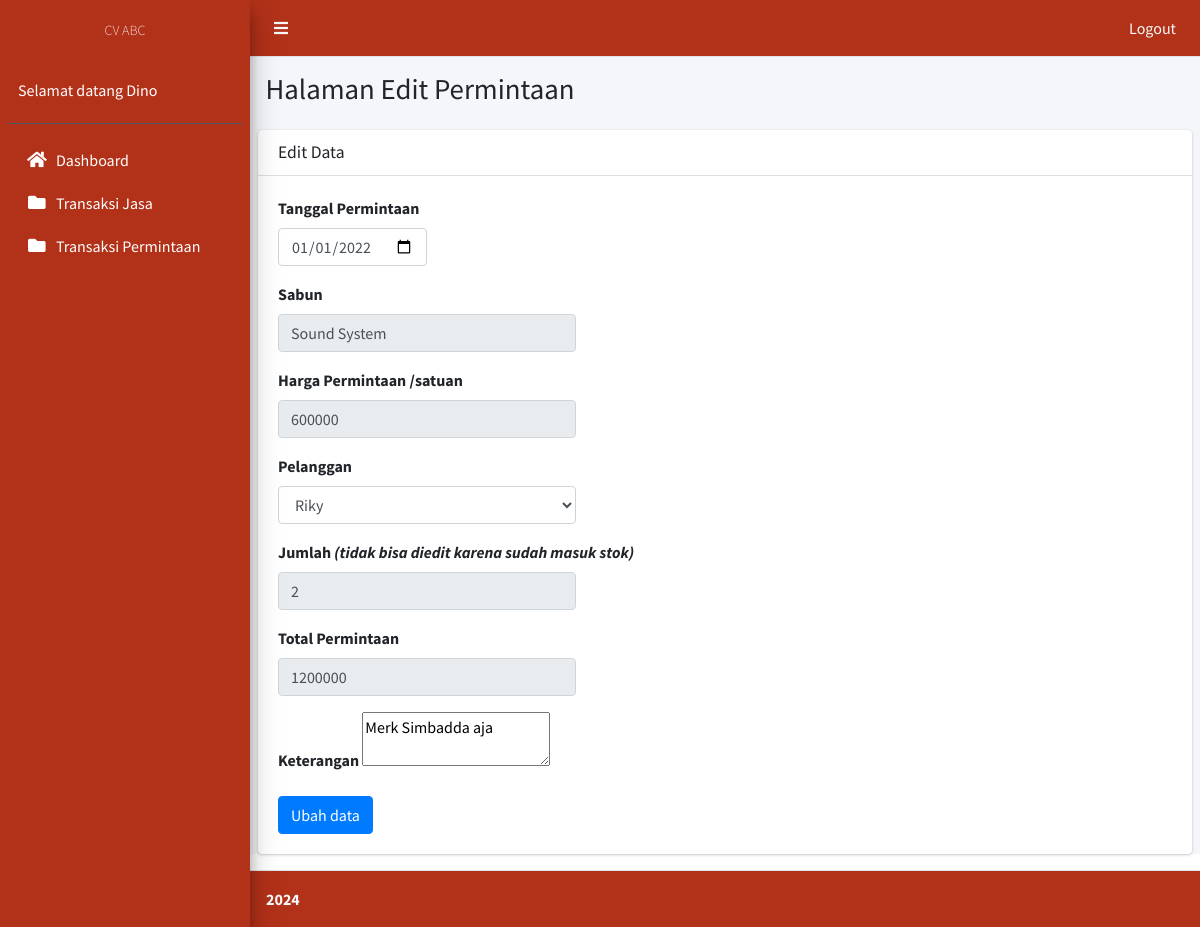
/permintaan-edit.php?id=1 (signed in), run on the app's committed database.
### tables this page shows
CREATE TABLE `permintaan` (
  `id` int(11) NOT NULL,
  `pelanggan_id` int(11) DEFAULT NULL,
  `barang_id` int(11) DEFAULT NULL,
  `tgl_permintaan` date DEFAULT NULL,
  `jumlah_minta` int(11) DEFAULT NULL,
  `ket` text DEFAULT NULL,
  `total_permintaan` varchar(150) DEFAULT NULL
);

CREATE TABLE `daftar_barang` (
  `id` int(11) NOT NULL,
  `nama` varchar(100) DEFAULT NULL,
  `harga_beli` varchar(50) NOT NULL,
  `harga_jual` varchar(50) DEFAULT NULL,
  `satuan` varchar(50) DEFAULT NULL
);

CREATE TABLE `pelanggan` (
  `id` int(11) NOT NULL,
  `kode` varchar(50) DEFAULT NULL,
  `nik` varchar(150) DEFAULT NULL,
  `nama` varchar(150) DEFAULT NULL,
  `alamat` text DEFAULT NULL,
  `hp` varchar(18) DEFAULT NULL,
  `username` varchar(50) DEFAULT NULL,
  `password` varchar(50) DEFAULT NULL,
  `verifikasi` enum('sudah_verifikasi','waiting','data_tidak_valid') DEFAULT NULL,
  `email` varchar(100) DEFAULT NULL,
  `tgl_daftar` date DEFAULT NULL,
  `jenkel` enum('Pria','Wanita') NOT NULL
);

### permintaan-edit.php (the view, shortened to what this page needs)
<?php
  include('templates/header.php');
  include('templates/sidebar.php');
?>
  <div class="content-wrapper">
    <section class="content-header">
      <div class="container-fluid">
        <div class="row mb-2">
          <div class="col-sm-6">
            <h1>Halaman Edit Permintaan</h1>
          </div>
        </div>
      </div>
    </section>
    <section class="content">
      <div class="card">
        <div class="card-header">
          <h3 class="card-title">Edit Data</h3>
        </div>
        <div class="card-body">
          <?php
          include('koneksi.php');
          $id = $_GET['id'];
          $data   = mysqli_query($koneksi, "select permintaan.*, daftar_barang.nama, daftar_barang.harga_jual from permintaan join daftar_barang on daftar_barang.id = permintaan.barang_id where permintaan.id = '$id' limit 1");
          $row  = mysqli_fetch_assoc($data);
          ?>
          <form action="" method="post" role="form">
            <div class="form-group">
              <label>Tanggal Permintaan</label>
              <input type="date" name="tgl_permintaan" required="" class="form-control col-sm-2" value="<?= $row['tgl_permintaan']; ?>">
            </div>
            <div class="form-group">
              <label>Sabun</label>
              <input type="text" name="stok" class="form-control col-sm-4" value="<?= $row['nama']; ?>" readonly="">
            </div>
            <div class="form-group">
              <label>Harga Permintaan /satuan</label>
              <input type="text" id="harga_jual" name="harga_jual" class="form-control col-sm-4" value="<?= $row['harga_jual']; ?>" readonly="">
            </div>
            <div class="form-group">
              <label>Pelanggan</label>
              <select class="form-control  col-sm-4" name="pelanggan_id" >
                <?php
                  $datas = mysqli_query($koneksi, "select * from pelanggan") or die(mysqli_error($koneksi));
                  while($data = mysqli_fetch_assoc($datas)) {
                ?>
                <option value="<?= $data['id'] ?>" <?php echo ($row['pelanggan_id'] == $data['id']) ? 'selected' : ''; ?>><?= $data['nama'] ?></option>
              <?php } ?>
              </select>
            </div>
            <div class="form-group">
              <label>Jumlah <i>(tidak bisa diedit karena sudah masuk stok)</i></label>
              <input type="number" name="jumlah_minta" readonly="" class="form-control col-sm-4" value="<?= $row['jumlah_minta']; ?>">
            </div>
            <div class="form-group">
              <label>Total Permintaan</label>
              <input type="text" name="total_permintaan" readonly="" class="form-control col-sm-4" id="total_permintaan" value="<?=  $row['total_permintaan']; ?>">
            </div>
            <div class="form-group">
              <label>Keterangan</label>
              <textarea name="ket" required class="textarea"><?= $row['ket']; ?></textarea>
            </div>
            <button type="submit" class="btn btn-primary" name="submit" value="simpan">Ubah data</button>
          </form>
      </div>
    </div>
    </section>
  </div>
  <?php
    include('templates/footer.php');
  ?>

### data on the page
permintaan: tgl_permintaan "01/01/2022", stok "Sound System", harga_jual "600000", pelanggan_id "Riky", jumlah_minta "2", total_permintaan "1200000", ket "Merk Simbadda aja"

### other printed values
$_SESSION['nama'] "Dino"
